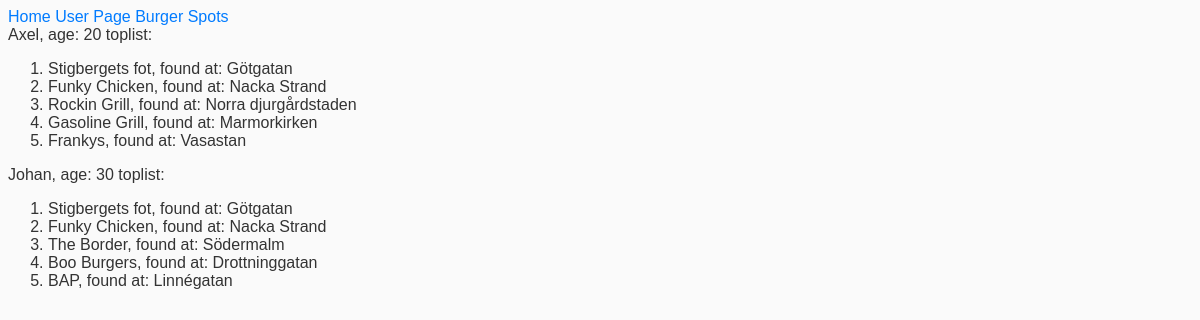
Screenshot of /users with the database file from the repository.
### burgit/models.py (models this page shows, shortened)
class User(models.Model):
  name = models.CharField(max_length=30)
  age = models.IntegerField()
  top_list = models.ForeignKey('Toplist', blank=True, null=True, on_delete=models.CASCADE)

class BurgerPlace(models.Model):
  name = models.CharField(max_length=50)
  location = models.CharField(max_length=50)

### burgit/views.py (the view)
# urls.py: path('users', views.users, name='users'),
def users(request):
  users = User.objects.all()
  template = loader.get_template('users.html')
  context = {
    'users': users,
  }
  return HttpResponse(template.render(context, request))

### burgit/templates/users.html (shortened to what this page needs)
{% extends 'layout.html' %}
{% block content %}
  {% for user in users %}
    <div>{{ user.name }}, age: {{ user.age }} toplist:
      <ol>
      {% if user.top_list %}
        {% for place in user.top_list.burger_places.all %}
          <li>{{ place.name }}, found at: {{ place.location }}</li>
        {% endfor %}
      {% endif %}
    </ol>
    </div>
  {% endfor %}
{% endblock %}

### burgit/templates/layout.html (shortened to what this page needs)
<!DOCTYPE html>
<html lang="en">
<head>
  {% load static %}
  <link rel="stylesheet" href="{% static 'main.css' %}">
</head>
<body>
  <a href="/">Home</a>
  <a href="/users">User Page</a>
  <a href="/places">Burger Spots</a>
  {% block content %}
  {% endblock %}
</body>
</html>

### burgit/static/main.css (style rules this page uses)
body { font-family: sans-serif; color: #333; background-color: #fafafa; }
a { color: #007bff; text-decoration: none; }

### rows the page displays
User: name "Axel", age "20"
BurgerPlace: name "Stigbergets fot", location "Götgatan"
BurgerPlace: name "Funky Chicken", location "Nacka Strand"
BurgerPlace: name "Rockin Grill", location "Norra djurgårdstaden"
BurgerPlace: name "Gasoline Grill", location "Marmorkirken"
BurgerPlace: name "Frankys", location "Vasastan"
User: name "Johan", age "30"
BurgerPlace: name "The Border", location "Södermalm"
BurgerPlace: name "Boo Burgers", location "Drottninggatan"
BurgerPlace: name "BAP", location "Linnégatan"
